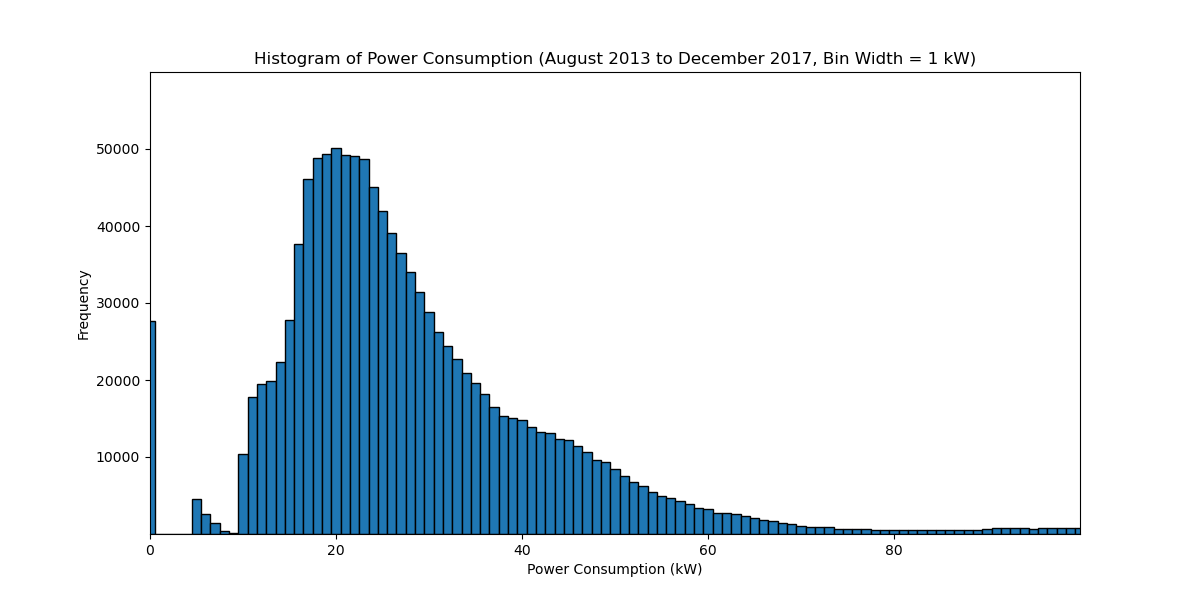

Python code for this plot:
import pandas as pd
import matplotlib.pyplot as plt
import numpy as np

file_path = r"C:\Users\91878\Downloads\energy_dataset\energy_dataset\transformer_1.csv"
df = pd.read_csv(file_path)
df['timestamp'] = pd.to_datetime(df['timestamp'], unit='s', utc=True)
df['timestamp'] = df['timestamp'].dt.tz_convert('Asia/Kolkata')
selected_data = df[(df['timestamp'] >= '2013-08-01') & (df['timestamp'] <= '2017-12-31')].copy()
selected_data['power_kw'] = selected_data['power'] / 1000.0

bin_edges = np.arange(int(selected_data['power_kw'].min()) - 0.5, int(selected_data['power_kw'].max()) + 1.5, 1)

plt.figure(figsize=(12, 6))
plt.hist(selected_data['power_kw'], bins=bin_edges, edgecolor='black')
plt.xticks(np.arange(0, 100, 20))
plt.yticks([10000,20000,30000,40000,50000])
plt.xlim(0, 100)
plt.ylim(0, 60000)  
plt.xlabel('Power Consumption (kW)')
plt.ylabel('Frequency')
plt.title('Histogram of Power Consumption (August 2013 to December 2017, Bin Width = 1 kW)')
plt.show()
